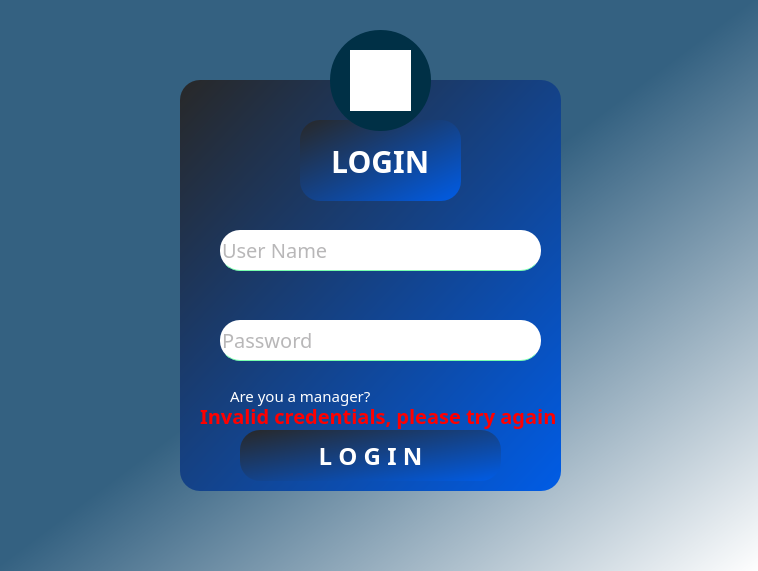
<?xml version="1.0" encoding="UTF-8"?>
<ui version="4.0">
 <class>loginWindow</class>
 <widget class="QWidget" name="loginWindow">
  <property name="geometry">
   <rect>
    <x>0</x>
    <y>0</y>
    <width>758</width>
    <height>571</height>
   </rect>
  </property>
  <property name="windowTitle">
   <string>Form</string>
  </property>
  <property name="styleSheet">
   <string notr="true">*{
font-family: century gothic;
font-size: 24px;
background-color: white;
}

#loginWindow {
background-color:rgb(70, 97, 132);
background-repeat: no-repeat; 
background-position: center;
}

QFrame{
background: #333;
}

QPushButton{
background: black;
border-radius: 10px;
color: white
}

QPushButton:hover{
color: red;
background-color: #fc836e;
cursor:pointer

}
</string>
  </property>
  <property name="windowFilePath">
   <string/>
  </property>
  <widget class="QFrame" name="frame">
   <property name="geometry">
    <rect>
     <x>180</x>
     <y>80</y>
     <width>381</width>
     <height>411</height>
    </rect>
   </property>
   <property name="styleSheet">
    <string notr="true">background: qlineargradient(spread:pad, x1:0, y1:0, x2:1, y2:1, stop:0 rgba(40, 40, 40, 255), stop:1 rgba(0, 92, 230, 255)); /* Dark Grayish to Bluish Gradient */
border-radius: 20px;
</string>
   </property>
   <property name="frameShape">
    <enum>QFrame::StyledPanel</enum>
   </property>
   <property name="frameShadow">
    <enum>QFrame::Raised</enum>
   </property>
   <widget class="QLabel" name="label">
    <property name="geometry">
     <rect>
      <x>120</x>
      <y>40</y>
      <width>161</width>
      <height>81</height>
     </rect>
    </property>
    <property name="styleSheet">
     <string notr="true">color:white;
font-weight:900;
font-size: 30px;</string>
    </property>
    <property name="text">
     <string>    LOGIN</string>
    </property>
   </widget>
   <widget class="QPushButton" name="pushButton">
    <property name="geometry">
     <rect>
      <x>60</x>
      <y>350</y>
      <width>261</width>
      <height>51</height>
     </rect>
    </property>
    <property name="styleSheet">
     <string notr="true">color:white;
font-weight:900;
font-size: 24px;</string>
    </property>
    <property name="text">
     <string>L O G I N</string>
    </property>
   </widget>
   <widget class="QLineEdit" name="user_name">
    <property name="geometry">
     <rect>
      <x>40</x>
      <y>150</y>
      <width>321</width>
      <height>41</height>
     </rect>
    </property>
    <property name="styleSheet">
     <string notr="true">font: 9pt &quot;Arial&quot;;
font-size: 20px;
background: white;
border: none;
color: #717072;
border-bottom: 1px solid rgb(119, 255, 173);
</string>
    </property>
    <property name="text">
     <string/>
    </property>
    <property name="placeholderText">
     <string>User Name</string>
    </property>
   </widget>
   <widget class="QLineEdit" name="password">
    <property name="geometry">
     <rect>
      <x>40</x>
      <y>240</y>
      <width>321</width>
      <height>41</height>
     </rect>
    </property>
    <property name="styleSheet">
     <string notr="true">font: 9pt &quot;Arial&quot;;
font-size: 20px;
background: white;
border: none;
color: #717072;
border-bottom: 1px solid rgb(119, 255, 173);
</string>
    </property>
    <property name="text">
     <string/>
    </property>
    <property name="echoMode">
     <enum>QLineEdit::Password</enum>
    </property>
    <property name="placeholderText">
     <string>Password</string>
    </property>
   </widget>
   <widget class="QCheckBox" name="managerCheck">
    <property name="geometry">
     <rect>
      <x>30</x>
      <y>300</y>
      <width>201</width>
      <height>31</height>
     </rect>
    </property>
    <property name="styleSheet">
     <string notr="true">font: 9pt &quot;Arial&quot;;
font-size: 15px;
color: white;
background:transparent</string>
    </property>
    <property name="text">
     <string>Are you a manager?</string>
    </property>
   </widget>
   <widget class="QLabel" name="label_4">
    <property name="geometry">
     <rect>
      <x>20</x>
      <y>320</y>
      <width>361</width>
      <height>31</height>
     </rect>
    </property>
    <property name="styleSheet">
     <string notr="true">
font-size: 20px;
color: red;
background:  transparent;
font-weight: 700;</string>
    </property>
    <property name="text">
     <string>Invalid credentials, please try again</string>
    </property>
   </widget>
  </widget>
  <widget class="QLabel" name="label_2">
   <property name="geometry">
    <rect>
     <x>350</x>
     <y>50</y>
     <width>61</width>
     <height>61</height>
    </rect>
   </property>
   <property name="styleSheet">
    <string notr="true">background-color: white;
</string>
   </property>
   <property name="text">
    <string/>
   </property>
   <property name="pixmap">
    <pixmap>../assets/account.png</pixmap>
   </property>
   <property name="scaledContents">
    <bool>true</bool>
   </property>
  </widget>
  <widget class="QLabel" name="label_3">
   <property name="geometry">
    <rect>
     <x>330</x>
     <y>30</y>
     <width>101</width>
     <height>101</height>
    </rect>
   </property>
   <property name="styleSheet">
    <string notr="true">background-color: rgb(0, 48, 70);
border-radius: 50px;
</string>
   </property>
   <property name="text">
    <string/>
   </property>
  </widget>
  <widget class="QLabel" name="backImage">
   <property name="geometry">
    <rect>
     <x>0</x>
     <y>0</y>
     <width>761</width>
     <height>571</height>
    </rect>
   </property>
   <property name="styleSheet">
    <string notr="true">background-color: white;background-color: rgb(0, 85, 127);
background-color: rgb(0, 62, 90);
background-color: qlineargradient(spread:pad, x1:0, y1:0, x2:1, y2:1, stop:0 rgba(38, 30, 227, 255), stop:1 rgba(255, 255, 255, 255));
background-color: qlineargradient(spread:reflect, x1:0, y1:0, x2:1, y2:1, stop:0.494318 rgba(52, 97, 129, 255), stop:1 rgba(255, 255, 255, 255));
</string>
   </property>
   <property name="text">
    <string/>
   </property>
   <property name="pixmap">
    <pixmap>../assets/background-1.jpg</pixmap>
   </property>
   <property name="scaledContents">
    <bool>true</bool>
   </property>
  </widget>
  <zorder>backImage</zorder>
  <zorder>frame</zorder>
  <zorder>label_3</zorder>
  <zorder>label_2</zorder>
 </widget>
 <resources/>
 <connections/>
</ui>
